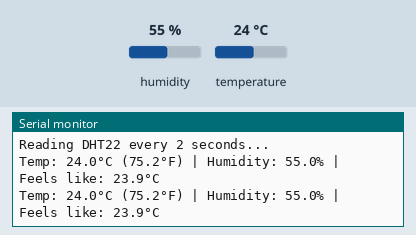
This sketch was run on a simulated ESP32. Parts: the last lines printed to the serial monitor. The inputs (shaded band) are chosen by the test bench; at power-on: humidity 55 %, temperature 24 °C.

Above: at 4.8 s.
4.9 s: humidity set to 22 %
At 7.0 s:
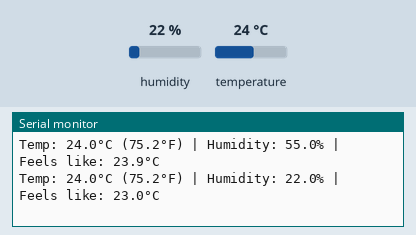
7.8 s: temperature set to 12 °C
At 8.6 s:
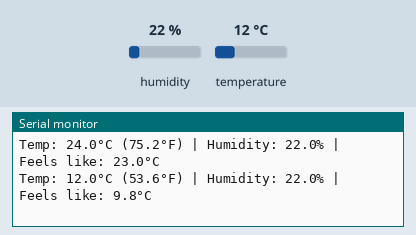
10.7 s: humidity set to 40 %
At 12.9 s:
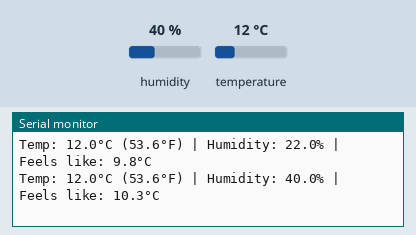
Timing chart, 0 to 14.4 s (numbered marks = the images above; inputs shaded):
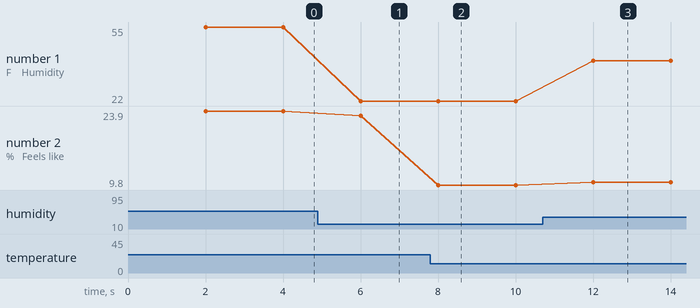

Measured:
- after the input at 4.9 s, the serial monitor: prints a new line after 1.1 s (image 1)
- after the input at 7.8 s, the serial monitor: prints a new line after 0.21 s (image 2)
- after the input at 10.7 s, the serial monitor: prints a new line after 1.3 s (image 3)
- plotted number 1: 55 → 22 after the input at 4.9 s, 22 → 40 after the input at 10.7 s
- plotted number 2: 23.9 → 23 after the input at 4.9 s, 23 → 9.8 after the input at 7.8 s, 9.8 → 10.3 after the input at 10.7 s

The sketch:

sketch.ino
```cpp
/*
 * LESSON 5: I2C — Reading a Temperature Sensor
 *
 * CONCEPTS:
 * - I2C (Inter-Integrated Circuit, pronounced "I-squared-C")
 * - Two-wire protocol: SDA (data) + SCL (clock)
 * - Device addresses: each I2C device has a 7-bit address
 * - Master/slave architecture: MCU is master, sensors are slaves
 * - Wire library: Arduino's I2C abstraction
 *
 * HOW I2C WORKS:
 * Unlike UART (point-to-point), I2C is a BUS — multiple devices share
 * the same two wires. Each device has a unique address (like an IP address).
 *
 *   MCU (Master)
 *    |  |
 *   SDA SCL ← two wires, shared
 *    |  |
 *    +--+--- Sensor 1 (addr 0x48)
 *    |  |
 *    +--+--- Display  (addr 0x3C)
 *    |  |
 *    +--+--- EEPROM   (addr 0x50)
 *
 * Communication flow:
 * 1. Master sends START condition
 * 2. Master sends device address + read/write bit
 * 3. Addressed slave responds with ACK
 * 4. Data transfer happens
 * 5. Master sends STOP condition
 *
 * We're using the DHT22 temperature/humidity sensor on Wokwi.
 * (It's actually a one-wire protocol, not I2C — but Wokwi also
 * supports I2C devices. We'll use both to show the difference.)
 */

#include "DHTesp.h"  // Wokwi includes this library

const int DHT_PIN = 15;   // GPIO15 — DHT22 data pin
DHTesp dht;

void setup() {
  Serial.begin(115200);

  // Initialize DHT22 sensor
  dht.setup(DHT_PIN, DHTesp::DHT22);

  Serial.println("========================================");
  Serial.println("  Lesson 5: Temperature Sensor");
  Serial.println("========================================");
  Serial.println();
  Serial.println("Reading DHT22 every 2 seconds...");
  Serial.println();
}

void loop() {
  // DHT22 needs ~2 seconds between reads (hardware limitation)
  static unsigned long lastRead = 0;
  if (millis() - lastRead < 2000) return;
  lastRead = millis();

  // Read the sensor
  TempAndHumidity data = dht.getTempAndHumidity();

  // Check for read errors
  if (dht.getStatus() != 0) {
    Serial.print("DHT22 error: ");
    Serial.println(dht.getStatusString());
    return;
  }

  // Display results
  float tempC = data.temperature;
  float tempF = tempC * 9.0 / 5.0 + 32.0;
  float humidity = data.humidity;

  // Heat index — "feels like" temperature accounting for humidity
  float heatIndex = dht.computeHeatIndex(tempC, humidity, false);

  Serial.print("Temp: ");
  Serial.print(tempC, 1);
  Serial.print("°C (");
  Serial.print(tempF, 1);
  Serial.print("°F) | Humidity: ");
  Serial.print(humidity, 1);
  Serial.print("% | Feels like: ");
  Serial.print(heatIndex, 1);
  Serial.println("°C");
}

/*
 * I2C SCANNING — BONUS TECHNIQUE:
 *
 * When you connect an unknown I2C device, you can scan for it:
 *
 *   #include <Wire.h>
 *
 *   Wire.begin();  // Join I2C bus as master
 *   for (byte addr = 1; addr < 127; addr++) {
 *     Wire.beginTransmission(addr);
 *     if (Wire.endTransmission() == 0) {
 *       Serial.print("Found device at 0x");
 *       Serial.println(addr, HEX);
 *     }
 *   }
 *
 * Common I2C addresses:
 *   0x3C/0x3D — SSD1306 OLED display
 *   0x48      — TMP102 temperature sensor
 *   0x68      — MPU6050 accelerometer/gyro
 *   0x76/0x77 — BME280 pressure/temp/humidity
 *
 * KEY DIFFERENCE FROM DESKTOP:
 * On desktop, sensors are abstracted behind OS drivers.
 * In embedded, YOU are the driver. You send raw bytes over
 * the I2C bus and interpret the response according to the
 * sensor's datasheet. Libraries like DHTesp do this for you,
 * but understanding the protocol matters for debugging.
 */
```
